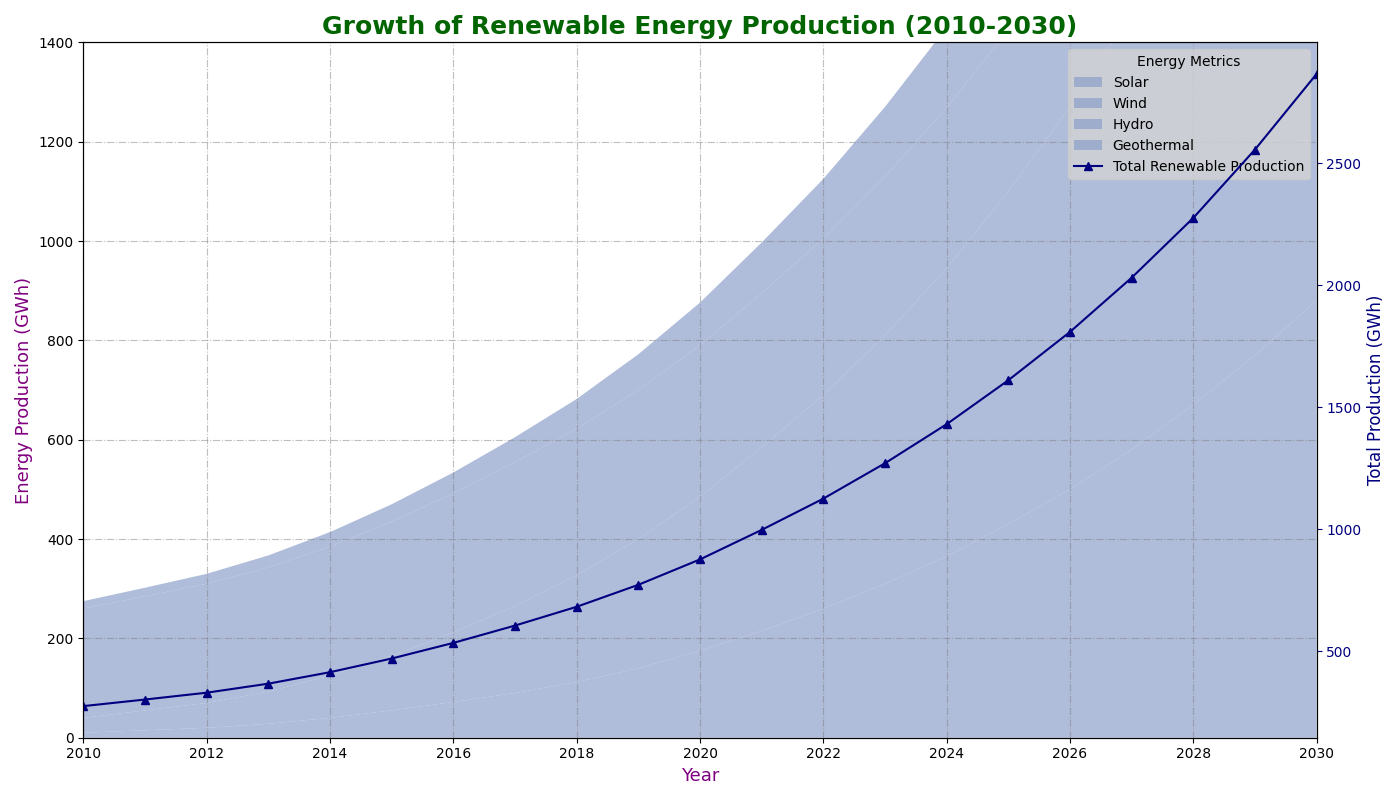

The Python source for this figure:
import matplotlib.pyplot as plt
import numpy as np

years = np.arange(2010, 2031)

solar_energy = [10, 15, 20, 28, 40, 55, 72, 90, 112, 140, 175, 215, 260, 310, 365, 430, 500, 580, 670, 770, 880]
wind_energy = [30, 40, 50, 65, 85, 110, 140, 175, 215, 260, 310, 370, 430, 500, 580, 670, 770, 880, 1000, 1140, 1300]
hydro_energy = [220, 230, 240, 250, 260, 270, 280, 290, 295, 300, 305, 310, 315, 320, 323, 325, 328, 330, 335, 340, 345]
geothermal_energy = [15, 17, 20, 24, 29, 35, 42, 50, 60, 72, 86, 102, 120, 140, 162, 185, 210, 240, 270, 305, 340]

data = np.array([solar_energy, wind_energy, hydro_energy, geothermal_energy])

fig, ax = plt.subplots(figsize=(14, 8))
ax.stackplot(years, data, labels=['Solar', 'Wind', 'Hydro', 'Geothermal'],
             colors=['#8da0cb']*4, alpha=0.7)

ax.set_title('Growth of Renewable Energy Production (2010-2030)', fontsize=18, fontweight='bold', color='darkgreen')
ax.set_xlabel('Year', fontsize=13, color='purple')
ax.set_ylabel('Energy Production (GWh)', fontsize=13, color='purple')

ax.legend(title='Energy Source', loc='lower right', fontsize=11, facecolor='lightgray')

ax.set_xticks(np.arange(2010, 2031, 2))
ax.set_yticks(np.arange(0, 1401, 200))
ax.set_xlim(2010, 2030)
ax.set_ylim(0, 1400)

ax.grid(True, linestyle='-.', alpha=0.5, linewidth=0.8, color='grey')

total_production = np.sum(data, axis=0)
ax2 = ax.twinx()
ax2.plot(years, total_production, marker='^', linestyle='-', color='navy', label='Total Renewable Production')
ax2.set_ylabel('Total Production (GWh)', fontsize=12, color='navy')
ax2.tick_params(axis='y', colors='navy')

lines, labels = ax.get_legend_handles_labels()
lines2, labels2 = ax2.get_legend_handles_labels()
ax.legend(lines + lines2, labels + labels2, loc='upper right', title='Energy Metrics', facecolor='lightgray')

plt.tight_layout()
plt.show()
